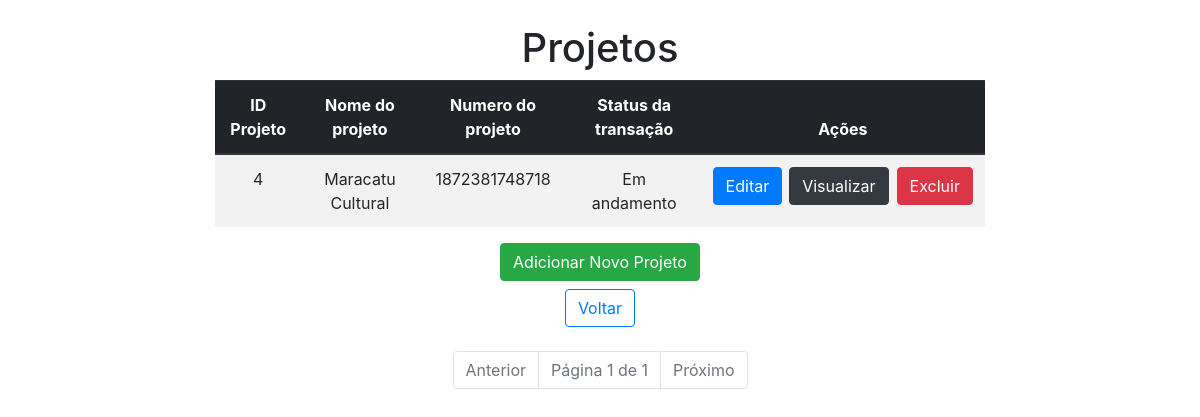
The page /projeto_html/ (signed in) on the database its author committed.
### app/models.py (models this page shows, shortened)
class Projeto(models.Model):
    numero_projeto = models.CharField(max_length=30)
    numero_sei = models.CharField(max_length=21)
    numero_parcela = models.CharField(max_length=20)
    valor_solicitado = models.FloatField()
    titulo_projeto = models.CharField(max_length=100)
    status_transacao = models.CharField(max_length=100)
    transacao = models.ForeignKey(Transacao, on_delete=models.CASCADE)

### app/views.py (the view)
# urls.py: path("projeto_html/", projeto_html, name="projeto_html"),
@login_required
def projeto_html(request):
    projetos_list = Projeto.objects.all()
    paginator = Paginator(projetos_list, 5)
    page = request.GET.get('page')
    try:
        projetos = paginator.page(page)
    except PageNotAnInteger:
        projetos = paginator.page(1)
    except EmptyPage:
        projetos = paginator.page(paginator.num_pages)
    return render(request, "projeto.html", {"projetos": projetos})

### app/templates/projeto.html (shortened to what this page needs)
<!DOCTYPE html>
<html lang="en">
<head>
    <link rel="stylesheet" href="https://stackpath.bootstrapcdn.com/bootstrap/4.1.3/css/bootstrap.min.css">
</head>
<body>
    <div class="col-8 m-auto pt-4 pb-4 text-center">
        <h1>Projetos</h1>
        <table class="table table-striped">
            <thead class="thead-dark">
                <tr>
                    <th scope="col">ID Projeto</th>
                    <th scope="col">Nome do projeto</th>
                    <th scope="col">Numero do projeto</th>
                    <th scope="col">Status da transação</th>
                    <th scope="col">Ações</th>
                </tr>
            </thead>
            <tbody>
                {% for projeto in projetos %}
                <tr>
                    <td>{{ projeto.id }}</td>
                    <td>{{ projeto.titulo_projeto }}</td>
                    <td>{{ projeto.numero_projeto }}</td>
                    <td>{{ projeto.status_transacao }}</td>
                    <td>
                        <div class="btn-group" role="group">
                            <a href="{% url 'edit_projeto' projeto.id %}" class="btn btn-primary mr-2 rounded">Editar</a>
                            <a href="{% url 'view_projeto' projeto.id %}" class="btn btn-dark mr-2 rounded">Visualizar</a>
                            <form action="{% url 'delete_projeto' projeto.id %}" method="post" class="d-inline-block">
                                <button type="submit" class="btn btn-danger btnDel" onclick="return confirm('Tem certeza que deseja excluir este projeto?')">Excluir</button>
                            </form>
                        </div>
                    </td>
                </tr>
                {% endfor %}
            </tbody>
        </table>
        <a href="{% url 'form_projeto' %}" class="btn btn-success">Adicionar Novo Projeto</a> <br>
        <a href="{% url 'home' %}" class="btn btn-outline-primary mt-2">
             Voltar
        </a>
    </div>
<div class="container">
    <div class="row">
        <div class="col-md-12">
            <nav aria-label="Page navigation">
                <ul class="pagination justify-content-center">
                    {% if projetos.has_previous %}
                        <li class="page-item">
                            <a class="page-link" href="?page={{ projetos.previous_page_number }}">Anterior</a>
                        </li>
                    {% else %}
                        <li class="page-item disabled">
                            <span class="page-link">Anterior</span>
                        </li>
                    {% endif %}
                    <li class="page-item disabled">
                        <span class="page-link">Página {{ projetos.number }} de {{ projetos.paginator.num_pages }}</span>
                    </li>
                    {% if projetos.has_next %}
                        <li class="page-item">
                            <a class="page-link" href="?page={{ projetos.next_page_number }}">Próximo</a>
                        </li>
                    {% else %}
                        <li class="page-item disabled">
                            <span class="page-link">Próximo</span>
                        </li>
                    {% endif %}
                </ul>
            </nav>
        </div>
    </div>
</div>
</body>
</html>

### rows shown on the page
Projeto: id "4", titulo_projeto "Maracatu Cultural", numero_projeto "1872381748718", status_transacao "Em andamento"

### other values the page prints
{{ projetos.number }} "1"
{{ projetos.paginator.num_pages }} "1"
